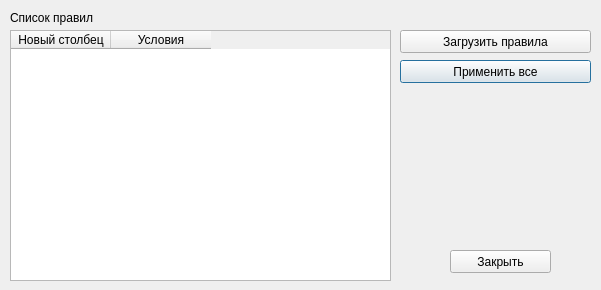
<?xml version="1.0" encoding="UTF-8"?>
<ui version="4.0">
 <class>UseRulesForm</class>
 <widget class="QDialog" name="UseRulesForm">
  <property name="geometry">
   <rect>
    <x>0</x>
    <y>0</y>
    <width>601</width>
    <height>290</height>
   </rect>
  </property>
  <property name="windowTitle">
   <string>Логический вывод</string>
  </property>
  <widget class="QTableWidget" name="tableWidget">
   <property name="geometry">
    <rect>
     <x>10</x>
     <y>30</y>
     <width>381</width>
     <height>251</height>
    </rect>
   </property>
   <column>
    <property name="text">
     <string>Новый столбец</string>
    </property>
   </column>
   <column>
    <property name="text">
     <string>Условия</string>
    </property>
   </column>
  </widget>
  <widget class="QLabel" name="label">
   <property name="geometry">
    <rect>
     <x>10</x>
     <y>10</y>
     <width>101</width>
     <height>16</height>
    </rect>
   </property>
   <property name="text">
    <string>Список правил</string>
   </property>
  </widget>
  <widget class="QPushButton" name="pbUseAllRules">
   <property name="geometry">
    <rect>
     <x>400</x>
     <y>60</y>
     <width>191</width>
     <height>23</height>
    </rect>
   </property>
   <property name="text">
    <string>Применить все</string>
   </property>
  </widget>
  <widget class="QPushButton" name="pbClose">
   <property name="geometry">
    <rect>
     <x>450</x>
     <y>250</y>
     <width>101</width>
     <height>23</height>
    </rect>
   </property>
   <property name="text">
    <string>Закрыть</string>
   </property>
  </widget>
  <widget class="QPushButton" name="pbLoadRules">
   <property name="geometry">
    <rect>
     <x>400</x>
     <y>30</y>
     <width>191</width>
     <height>23</height>
    </rect>
   </property>
   <property name="text">
    <string>Загрузить правила</string>
   </property>
  </widget>
 </widget>
 <resources/>
 <connections>
  <connection>
   <sender>pbClose</sender>
   <signal>clicked()</signal>
   <receiver>UseRulesForm</receiver>
   <slot>close()</slot>
   <hints>
    <hint type="sourcelabel">
     <x>830</x>
     <y>471</y>
    </hint>
    <hint type="destinationlabel">
     <x>444</x>
     <y>249</y>
    </hint>
   </hints>
  </connection>
 </connections>
</ui>
